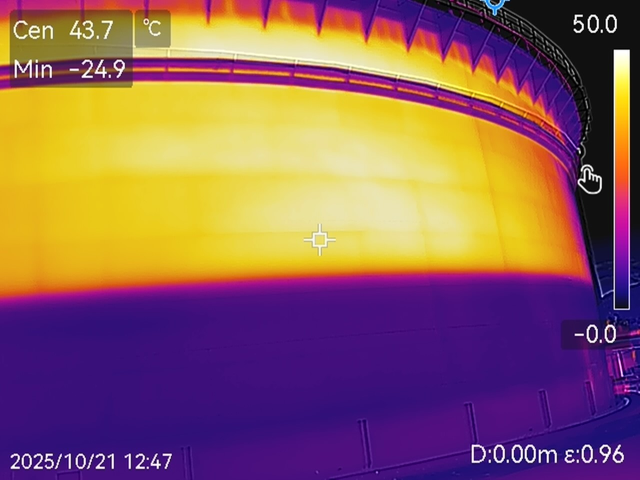
#> input picture imagenes/3be67a8e-c5ad-4a99-b797-cd024b925999.jpg, 1280 x 960 px (shown at 1/2 size)
$ python -i 2_image_proccessing.py   (imports and definitions only)
#> lines starting #> are read from the running program, lines starting #| are printed output that depends on the picture; after the words box and inside, x2 and y2 are one past the last pixel; in counts of white or black regions, pixels touching at a corner belong together
"""
Módulo de procesamiento de imágenes térmicas para análisis de tanques estratificados.

Este módulo contiene la clase ThermalAnalyzer que procesa imágenes infrarrojas
para detectar interfaces entre capas (crudo, emulsión, agua) y extraer métricas
térmicas relevantes.
"""

import os
import cv2
import numpy as np
from scipy.ndimage import gaussian_filter1d
from scipy.signal import find_peaks


class ThermalAnalyzer:
    """
    Procesador avanzado de imágenes térmicas de tanques estratificados.

    Detecta automáticamente interfaces entre capas (crudo, emulsión, agua),
    calcula espesores relativos y analiza gradientes térmicos.

    Attributes:
        img_height (int): Altura de la imagen procesada (default: 512).
        img_width (int): Ancho de la imagen procesada (default: 640).
        smoothing_sigma (float): Parámetro sigma para suavizado gaussiano (default: 3).
        normalize (bool): Si True, normaliza la imagen (default: True).
        TEMP_RANGES (dict): Rangos de temperatura calibrados por capa.

    Example:
        >>> analyzer = ThermalAnalyzer()
        >>> features = analyzer.process_image('./imagenes/Imagen1.jpg')
        >>> print(features['thermal_crudo_ratio'])
    """

    def __init__(self, img_height=512, img_width=640, smoothing_sigma=3, normalize=True):
        """
        Inicializa el analizador térmico.

        Args:
            img_height (int): Altura de la imagen procesada.
            img_width (int): Ancho de la imagen procesada.
            smoothing_sigma (float): Parámetro sigma para suavizado gaussiano del perfil térmico.
            normalize (bool): Si True, normaliza la imagen al rango [0, 255].
        """
        self.img_height = img_height
        self.img_width = img_width
        self.smoothing_sigma = smoothing_sigma
        self.normalize = normalize

        # Rango térmico calibrado a escala de pixel (0-255)
        # Mapeo: 0°C → 40, 60°C → 255
        self.TEMP_RANGES = {
            'aire':      (0, 70),      # Aire/atmósfera
            'agua':      (70, 130),    # Capa de agua
            'emulsion':  (130, 180),   # Capa de emulsión
            'crudo':     (180, 255)    # Capa de crudo
        }

    def process_image(self, img_path):
        """
        Procesa una imagen térmica y extrae features.

        Este es el método principal que orquesta todo el proceso:
        1. Carga la imagen (grayscale o RGB)
        2. Preprocesa (suavizado gaussiano, normalización)
        3. Detecta interfaces usando gradientes negativos
        4. Valida interfaces según rangos de temperatura
        5. Calcula espesores y métricas térmicas

        Args:
            img_path (str): Ruta a la imagen térmica.

        Returns:
            dict: Diccionario con features extraídas:
                - thermal_interface_top_px: Posición de la interfaz superior (px)
                - thermal_interface_bottom_px: Posición de la interfaz inferior (px)
                - thermal_interface_confidence: Confianza en la detección (0-1)
                - thermal_crudo_px: Espesor de crudo en píxeles
                - thermal_emulsion_px: Espesor de emulsión en píxeles
                - thermal_agua_px: Espesor de agua en píxeles
                - thermal_crudo_ratio: Ratio de crudo (0-1)
                - thermal_emulsion_ratio: Ratio de emulsión (0-1)
                - thermal_agua_ratio: Ratio de agua (0-1)
                - thermal_temp_crudo_mean: Temperatura media del crudo
                - thermal_temp_emulsion_mean: Temperatura media de la emulsión
                - thermal_temp_agua_mean: Temperatura media del agua
                - thermal_gradient_max: Gradiente máximo
                - thermal_gradient_std: Desviación estándar del gradiente
                - status: Estado del procesamiento
        """
        if not os.path.exists(img_path):
            return self._default_output("not_found")

        try:
            # Cargar y preprocesar imagen
            img = self._load_image(img_path)
            img = self._preprocess_image(img)

            # Calcular perfil térmico vertical (promedio horizontal por fila)
            temp_profile = np.mean(img, axis=1)
            temp_profile_smooth = gaussian_filter1d(temp_profile, sigma=self.smoothing_sigma)

            # Detectar posibles interfaces (donde la temperatura cae bruscamente)
            gradient = np.gradient(temp_profile_smooth)
            peaks_neg, props = find_peaks(
                -gradient,
                prominence=np.std(gradient) * 0.4,
                distance=15
            )

            if len(peaks_neg) < 2:
                return self._default_output("no_interfaces_detected")

            # Buscar interfaces válidas
            top, bottom, score = self._select_valid_interfaces(img, peaks_neg, props)

            # Calcular espesores
            layers = self._calculate_layers(img, top, bottom)

            # Extraer features completas
            features = self._extract_features(img, gradient, top, bottom, layers, score)

            return features

        except Exception as e:
            print(f"[ThermalAnalyzer] Error procesando {img_path}: {e}")
            return self._default_output("processing_error")

    # [74 lines left out: function show_interfaces, not called in this run]

    # ---------------------------------------------------------
    # --------------- MÉTODOS PRIVADOS ------------------------
    # ---------------------------------------------------------

    def _load_image(self, path):
        """
        Carga una imagen y la convierte a escala de grises.

        Acepta imágenes en grayscale o RGB. Si es RGB, la convierte a grayscale.
        Redimensiona la imagen a las dimensiones especificadas.

        Args:
            path (str): Ruta a la imagen.

        Returns:
            np.ndarray: Imagen en escala de grises, redimensionada.
        """
        # Intentar cargar como grayscale primero
        img = cv2.imread(path, cv2.IMREAD_GRAYSCALE)
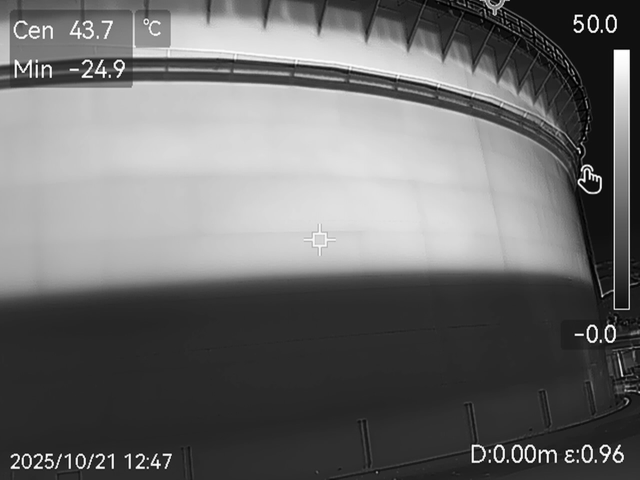
#> img: shape (960, 1280) (shown at 1/2 size); min 0, max 255, mean 108.6

        # Si falla, cargar como color y convertir
        if img is None:
            img = cv2.imread(path)
            if img is not None:
                img = cv2.cvtColor(img, cv2.COLOR_BGR2GRAY)

        if img is None:
            raise ValueError(f"No se pudo cargar la imagen: {path}")

        # Redimensionar
        img = cv2.resize(img, (self.img_width, self.img_height))
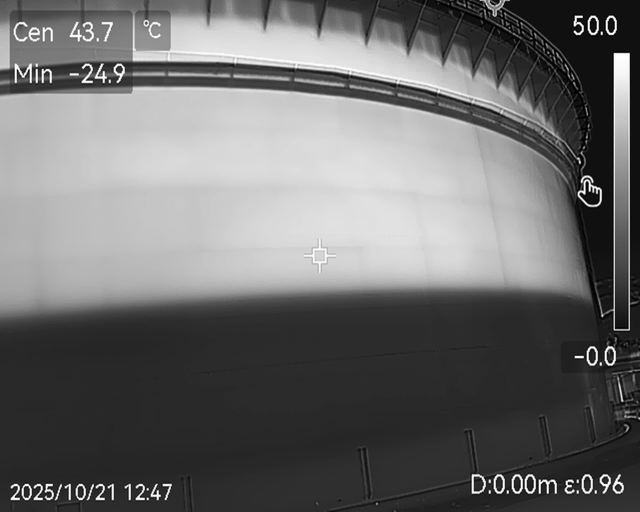
#> img: shape (512, 640); min 0, max 255, mean 108.5

        return img

    def _preprocess_image(self, img):
        """
        Preprocesa la imagen: suavizado gaussiano y normalización.

        Aplica:
        1. Filtro gaussiano para reducir ruido
        2. Eliminación de bordes fríos (threshold)
        3. Normalización opcional al rango [0, 255]

        Args:
            img (np.ndarray): Imagen en escala de grises.

        Returns:
            np.ndarray: Imagen preprocesada.
        """
        # Suavizado gaussiano
        img = cv2.GaussianBlur(img, (3, 3), 0)
        img = np.clip(img, 0, 255).astype(np.uint8)

        # Eliminar fondo/bordes fríos (threshold)
        _, mask = cv2.threshold(img, 20, 255, cv2.THRESH_BINARY)
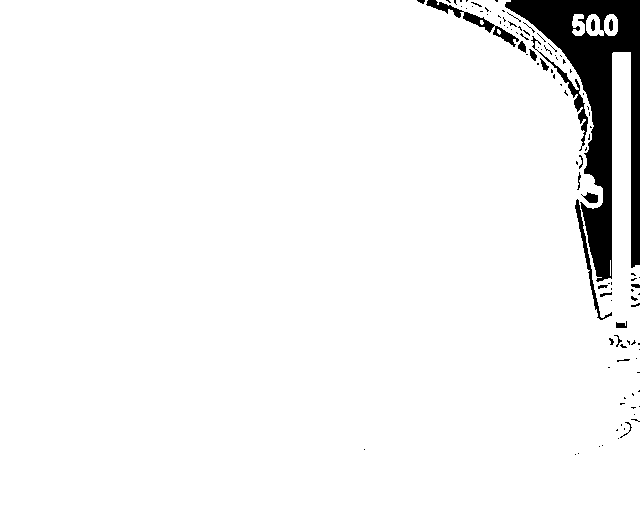
#> mask: shape (512, 640); 95.4% white; 107 black regions (86 under 20 px), largest, box (x1, y1, x2, y2) and area: (505, 0, 640, 282) 12108, (426, 0, 519, 47) 680, (531, 36, 588, 151) 565
        img = cv2.bitwise_and(img, mask)
#> in process_image, `temp_profile = np.mean(img, axis=1)`: temp_profile = 512 values, max 185.3 at index 177, min 40.19 at index 342, mean 107.8
#> in process_image, `temp_profile_smooth = gaussian_filter1d(temp_profile, sigma=self.smoot..`: temp_profile_smooth = 512 values, max 184.5 at index 178, min 40.77 at index 457, mean 107.8
#> in process_image, `gradient = np.gradient(temp_profile_smooth)`: gradient = 512 values, max 5.09 at index 90, min -4.74 at index 291, mean -0.0321
#> in process_image, `peaks_neg, props = find_peaks( -gradient, prominence=np.std(gradient) ..`: peaks_neg = [38, 62, 79, 192, 291, 365, 500]; props = {'prominences': [1.8, 7.99, 3.37, 0.584, 6.85, 0.895, 1.94], 'left_bases': [20, 20, 72, 90, 90, 346, 482], 'right_bases': [51, 90, 90, 201, 482, 482, 511]}

        # Normalización opcional
        if self.normalize:
            img = cv2.normalize(img, None, 0, 255, cv2.NORM_MINMAX)

        return img

    def _select_valid_interfaces(self, img, peaks, props):
        """
        Evalúa combinaciones de interfaces y selecciona la más coherente.

        Prueba diferentes combinaciones de picos candidatos y selecciona
        la que mejor cumple con los rangos de temperatura esperados.

        Args:
            img (np.ndarray): Imagen preprocesada.
            peaks (np.ndarray): Array de picos candidatos.
            props (dict): Propiedades de los picos (prominencia, etc.).

        Returns:
            tuple: (top_interface, bottom_interface, confidence_score)
        """
        H = img.shape[0]
#> H = 512
        best_score = -1
        best_pair = (H // 3, 2 * H // 3)  # Valores por defecto
#> best_pair = (170, 341)

        # Ordenar candidatos por prominencia (más prominentes primero)
        idx_sorted = np.argsort(props['prominences'])[::-1]
#> idx_sorted = [1, 4, 2, 6, 0, 5, 3]
        top_peaks = peaks[idx_sorted[:min(6, len(peaks))]]
#> top_peaks = [62, 291, 79, 500, 38, 365]

        # Probar todas las combinaciones de picos
        for i, t in enumerate(top_peaks):
            for b in top_peaks[i+1:]:
                if t >= b:
                    continue  # La interfaz superior debe estar arriba

                # Obtener regiones y temperaturas medias
                regions = self._get_regions(img, t, b)
                temps = [np.mean(r) if r.size > 0 else 0 for r in regions]

                # Evaluar coherencia térmica
                score = self._score_temperature_sequence(*temps)

                if score > best_score:
                    best_score = score
                    best_pair = (t, b)
#> this loop made 6 passes
#> t on passes 1, 3, 4, 5, 6: 62, 79, 500, 38, 365
#> t on pass 2: 291
#> after the loop, best_score = -1
#> in process_image, `top, bottom, score = self._select_valid_interfaces(img, peaks_neg, pro..`: top = 170; bottom = 341; score = -1

        return *best_pair, best_score

    def _get_regions(self, img, top, bottom):
        """
        Divide la imagen en 3 zonas según las interfaces detectadas.

        Args:
            img (np.ndarray): Imagen preprocesada.
            top (int): Posición de la interfaz superior (px).
            bottom (int): Posición de la interfaz inferior (px).

        Returns:
            tuple: (region_crudo, region_emulsion, region_agua)
        """
        return (
            img[:top, :],          # Crudo (parte superior)
            img[top:bottom, :],     # Emulsión (parte media)
            img[bottom:, :]         # Agua (parte inferior)
        )

    def _score_temperature_sequence(self, top, middle, bottom):
        """
        Evalúa la coherencia térmica entre capas.

        Valida que:
        1. Las temperaturas sigan el orden esperado: crudo > emulsión > agua
        2. Las temperaturas estén en los rangos esperados
        3. Los gradientes entre capas sean razonables

        Args:
            top (float): Temperatura media de la capa superior (crudo).
            middle (float): Temperatura media de la capa media (emulsión).
            bottom (float): Temperatura media de la capa inferior (agua).

        Returns:
            float: Score de coherencia (mayor es mejor).
        """
        # Validar orden térmico: crudo debe ser más caliente que emulsión, que debe ser más caliente que agua
        if not (top > middle > bottom):
            return -100  # Orden incorrecto

        score = 0

        # Validación por rango de temperatura
        score += self._check_range(top, 'crudo', weight=5)
        score += self._check_range(middle, 'emulsion', weight=5)
        score += self._check_range(bottom, 'agua', weight=5)

        # Bonus por gradientes razonables entre capas
        if (top - middle) > 10:
            score += 3
        if (middle - bottom) > 10:
            score += 3

        return score

    def _check_range(self, temp, layer, weight=5):
        """
        Verifica si una temperatura está en el rango esperado para una capa.

        Args:
            temp (float): Temperatura a verificar.
            layer (str): Nombre de la capa ('crudo', 'emulsion', 'agua').
            weight (int): Peso del score si está en rango.

        Returns:
            float: Score parcial (positivo si está en rango, negativo si no).
        """
        lo, hi = self.TEMP_RANGES[layer]

        if lo <= temp <= hi:
            return weight  # En rango óptimo
        elif temp > hi:
            return weight / 2  # Muy caliente pero aceptable
        else:
            return -weight / 2  # Fuera de rango

    def _calculate_layers(self, img, top, bottom):
        """
        Calcula espesores absolutos y relativos de cada capa.

        Args:
            img (np.ndarray): Imagen preprocesada.
            top (int): Posición de la interfaz superior (px).
            bottom (int): Posición de la interfaz inferior (px).

        Returns:
            dict: Diccionario con espesores en píxeles y ratios.
        """
#> called with top = 170, bottom = 341
        H = img.shape[0]
#> H = 512
#> in process_image, `layers = self._calculate_layers(img, top, bottom)`: layers = {'crudo_px': 170, 'emulsion_px': 171, 'agua_px': 171, 'crudo_ratio': 0.332, 'emulsion_ratio': 0.334, 'agua_ratio': 0.334}

        return {
            'crudo_px': top,
            'emulsion_px': bottom - top,
            'agua_px': H - bottom,
            'crudo_ratio': top / H,
            'emulsion_ratio': (bottom - top) / H,
            'agua_ratio': (H - bottom) / H
        }

    def _extract_features(self, img, gradient, top, bottom, layers, score):
        """
        Extrae todas las features térmicas de la imagen.

        Args:
            img (np.ndarray): Imagen preprocesada.
            gradient (np.ndarray): Gradiente del perfil térmico.
            top (int): Posición de la interfaz superior.
            bottom (int): Posición de la interfaz inferior.
            layers (dict): Diccionario con espesores calculados.
            score (float): Score de confianza de las interfaces.

        Returns:
            dict: Diccionario completo con todas las features extraídas.
        """
#> called with gradient = array of shape (512,), top = 170, bottom = 341, score = -1
        # Obtener regiones y temperaturas medias
        regions = self._get_regions(img, top, bottom)
        temps = [np.mean(r) if r.size > 0 else 0.0 for r in regions]
#> temps = [134, 144.6, 45.05]
        temp_names = ['crudo', 'emulsion', 'agua']

        # Construir diccionario de features
        features = {f"thermal_{k}": float(v) for k, v in layers.items()}
#> features = {'thermal_crudo_px': 170, 'thermal_emulsion_px': 171, 'thermal_agua_px': 171, 'thermal_crudo_ratio': 0.332, 'thermal_emulsion_ratio': 0.334, 'thermal_agua_ratio': 0.334}

        # Agregar temperaturas medias
        for name, temp in zip(temp_names, temps):
            features[f"thermal_temp_{name}_mean"] = float(temp)
#> this loop made 3 passes
#> (name, temp) on passes 1 to 3: ('crudo', 134), ('emulsion', 144.6), ('agua', 45.05)
#> after the loop, features = 9 items

        # Agregar métricas de interfaces y gradientes
        features.update({
            'thermal_interface_top_px': int(top),
            'thermal_interface_bottom_px': int(bottom),
            'thermal_interface_confidence': round(score / 25.0, 2) if score > 0 else 0.0,
            'thermal_gradient_max': float(np.max(np.abs(gradient))),
            'thermal_gradient_std': float(np.std(gradient)),
            'status': 'success'
        })

        return features

    # [27 lines left out: function _default_output, not called in this run]

>>> result = ThermalAnalyzer().process_image('../imagenes/3be67a8e-c5ad-4a99-b797-cd024b925999.jpg')
#> in process_image, `features = self._extract_features(img, gradient, top, bottom, layers, ..`: features = 15 items
#> result = 15 items

$ run again, on imagenes/Imagen10.jpg
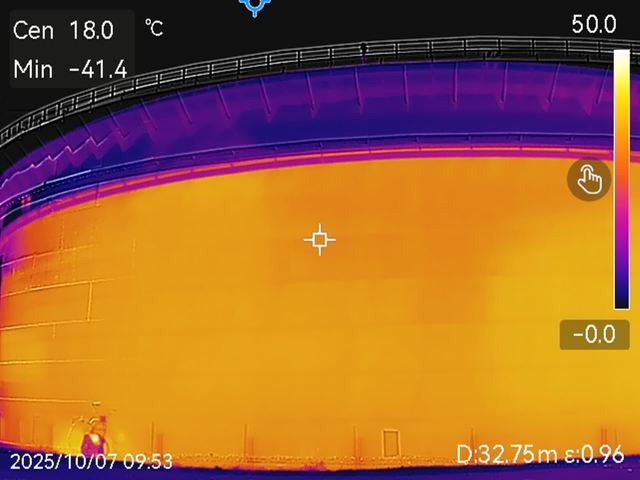
#> input picture imagenes/Imagen10.jpg, 1280 x 960 px (shown at 1/2 size)
#> in _load_image, `img = cv2.resize(img, (self.img_width, self.img_height))`:
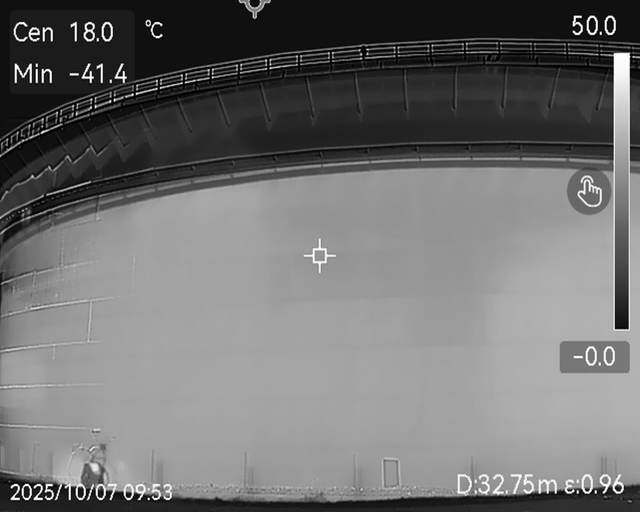
#> img: shape (512, 640); min 0, max 255, mean 111.7
#> in _preprocess_image, `_, mask = cv2.threshold(img, 20, 255, cv2.THRESH_BINARY)`:
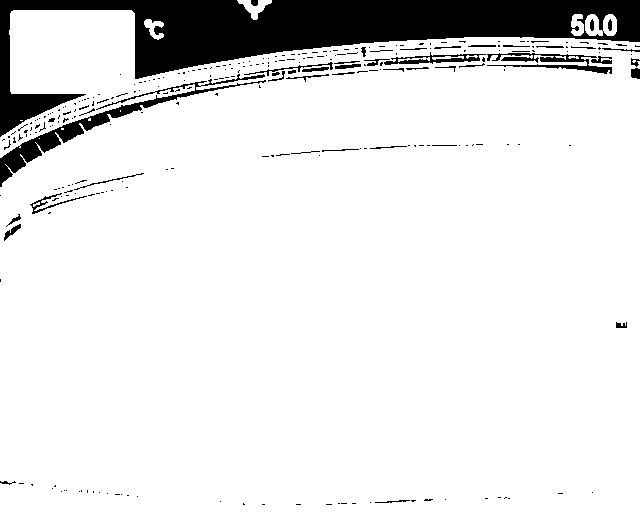
#> mask: shape (512, 640); 89.6% white; 276 black regions (229 under 20 px), largest, box (x1, y1, x2, y2) and area: (0, 0, 640, 137) 26672, (0, 74, 266, 187) 2946, (487, 53, 612, 74) 946
#> temp_profile = 512 values, max 167.1 at index 386, min 2.83 at index 4, mean 110
#> temp_profile_smooth = 512 values, max 166.1 at index 383, min 3.91 at index 5, mean 110
#> gradient = 512 values, max 3.54 at index 169, min -8.48 at index 498, mean 0.0646
#> peaks_neg = [32, 56, 82, 144, 162, 340, 498]; props = {'prominences': [0.991, 1.62, 2.12, 0.834, 2.03, 1.45, 8.9], 'left_bases': [21, 21, 71, 138, 156, 169, 169], 'right_bases': [38, 71, 169, 169, 169, 373, 508]}
#> idx_sorted = [6, 2, 4, 1, 5, 0, 3]
#> top_peaks = [498, 82, 162, 56, 340, 32]
#> the loop in _select_valid_interfaces, `for i, t in enumerate(top_peaks):` made 6 passes
#> t on passes 1 to 6: 498, 82, 162, 56, 340, 32
#> after the loop in _select_valid_interfaces, `for i, t in enumerate(top_peaks):`: best_score = -1
#> top = 170; bottom = 341; score = -1
#> layers = {'crudo_px': 170, 'emulsion_px': 171, 'agua_px': 171, 'crudo_ratio': 0.332, 'emulsion_ratio': 0.334, 'agua_ratio': 0.334}
#> temps = [36.9, 145, 147.7]
#> in _extract_features, `features = {f"thermal_{k}": float(v) for k, v in layers.items()}`: features = {'thermal_crudo_px': 170, 'thermal_emulsion_px': 171, 'thermal_agua_px': 171, 'thermal_crudo_ratio': 0.332, 'thermal_emulsion_ratio': 0.334, 'thermal_agua_ratio': 0.334}
#> the loop in _extract_features, `for name, temp in zip(temp_names, temps):` made 3 passes
#> (name, temp) on passes 1 to 3: ('crudo', 36.9), ('emulsion', 145), ('agua', 147.7)
#> after the loop in _extract_features, `for name, temp in zip(temp_names, temps):`: features = 9 items
#> in process_image, `features = self._extract_features(img, gradient, top, bottom, layers, ..`: features = 15 items
